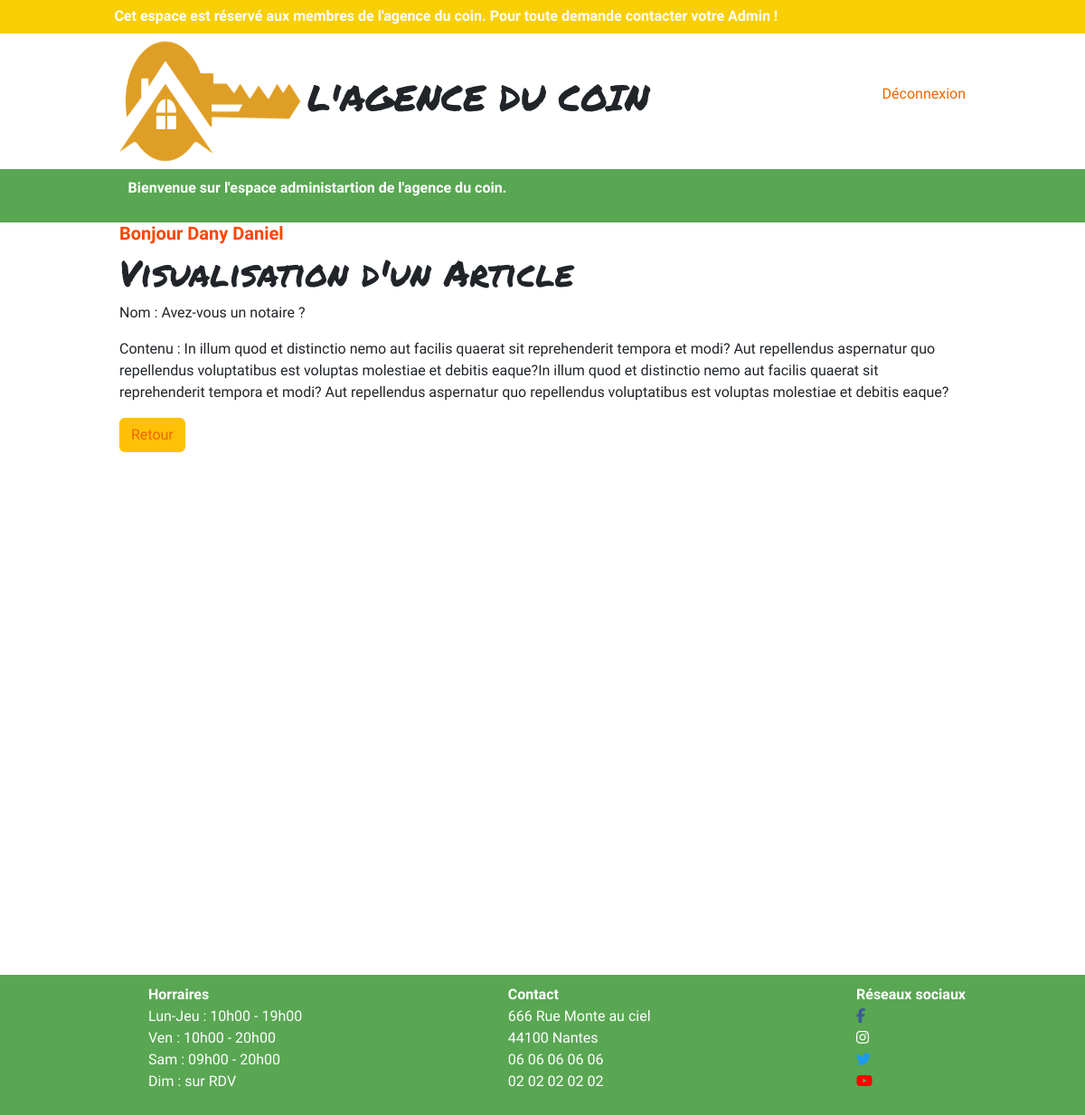
/BackOffice213/index.php?route=seeArticle&id=7 (signed in), run on the app's committed database.
### tables this page shows
CREATE TABLE `articles` (
  `id` int(11) NOT NULL,
  `titre` varchar(100) NOT NULL,
  `contenu` longtext NOT NULL
);

### BackOffice213/controllers/ArticlesController.php (called while the page is built, shortened)
<?php
class ArticlesController
{
    public function seeArticle($id)
    {
        $model = new \Models\Articles();
        $article = $model->seeArt($id);
        include_once 'views/layout.phtml';
    }
}

### BackOffice213/models/Database.php (called while the page is built, shortened)
<?php
class Database
{
    protected $bdd;
    public function __construct()
    {
        $this->bdd = new \PDO('mysql:host=db.3wa.io;dbname=stefanstan_agence;charset=utf8', 'stefanstan', '948e24b6baa7e293be07f9f927dc1b8c');
    }
    protected function seeOneArt($id)
    {
        $query = $this->bdd->prepare("SELECT id, titre, contenu FROM articles WHERE id = ?");
        $query->execute([$id]);
        return $query->fetch();
    }
}

### BackOffice213/models/Articles.php (called while the page is built, shortened)
<?php
class Articles extends Database
{
    public function seeArt($id)
    {
        return $this->seeOneArt($id);
    }
}

### BackOffice213/views/seeOneArticle.phtml (the view)
<h1>Visualisation d'un Article</h1>
<p>Nom : <?= htmlspecialchars($article['titre']) ?>
</p>
<p>Contenu : <?= htmlspecialchars($article['contenu']) ?>
</p>
<button type="button" class="btn btn-warning"><a href=" index.php?route=accueilArticles">Retour</a></button>

### public/CSS/style.css (style rules this page uses)
:root { --couleur-primaire: #D97059; --jaune: #f8cf03; --vert: #59a653; --blanc : #FFFFFF; --rouge : #CC0000; --general-size: 16px; }
* { margin: 0; padding:0; font-size: var(--general-size); font-family: 'Athiti'; }
body,html { height:100%; }
a { color: #EE6600; text-decoration: none; font-weight: normal; }
h1 { font-family: 'Permanent Marker', cursive; }

### data on the page
articles: titre "Avez-vous un notaire ?", contenu "In illum quod et distinctio nemo aut facilis quaerat sit reprehenderit tempora et modi? Aut repellendus aspernatur quo repellendus voluptatibus est voluptas molestiae et debitis eaque?In illum quod et distinctio nemo aut facilis quaerat sit reprehenderit tempora et modi? Aut repellendus aspernatur quo repellendus voluptatibus est voluptas molestiae et debitis eaque?"

### other printed values
$_SESSION['user']['nom'] "Dany"
$_SESSION['user']['prenom'] "Daniel"
